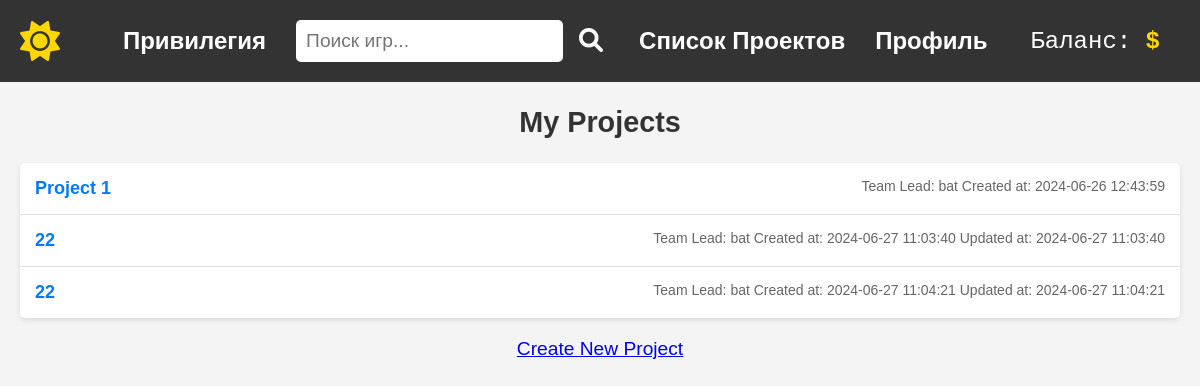
Page /projects/ (signed in) on the committed database.
### projects/models.py (models this page shows, shortened)
class Project(models.Model):
    title = models.CharField(max_length=255)
    description = models.TextField()
    project_manager = models.ForeignKey(User, related_name='project_manager', on_delete=models.CASCADE)
    team_lead = models.ForeignKey(User, related_name='team_lead', on_delete=models.SET_NULL, null=True, blank=True)
    created_at = models.DateTimeField(auto_now_add=True)
    updated_at = models.DateTimeField(null=True, blank=True)

### users/models.py (models this page shows)
class User(AbstractUser):
    subscription = models.ForeignKey(Subscription, on_delete=models.SET_NULL, null=True, blank=True)
    position = models.ForeignKey(Position, on_delete=models.SET_NULL, null=True, blank=True)

### projects/views.py (the view)
# urls.py: path('projects/', views.list_projects, name='list_projects'),
def list_projects(request):
    if request.user.is_authenticated:
        projects = Project.objects.filter(project_manager=request.user)
        return render(request, 'list_projects.html', {'projects': projects})
    else:
        return redirect('login')  # Перенаправление на страницу входа

### projects/templates/list_projects.html (shortened to what this page needs)
{% extends 'main/menu.html' %}
{% load static %}
{% block content %}
    <div class="project-container">
        <h2 class="project-heading">My Projects</h2>
        <ul class="project-list">
            {% for project in projects %}
            <li class="project-item">
                <div class="project-info">
                    <div class="project-title">
                        <a href="{% url 'details_project' project.id %}" class="project-link">{{ project.title }}</a>
                    </div>
                    <div class="project-details">
                        <span class="project-lead">Team Lead: {{ project.team_lead }}</span>
                        <span class="project-created">Created at: {{ project.created_at|date:"Y-m-d H:i:s" }}</span>
                        {% if project.updated_at %}
                        <span class="project-updated">Updated at: {{ project.updated_at|date:"Y-m-d H:i:s" }}</span>
                        {% endif %}
                    </div>
                </div>
            </li>
            {% endfor %}
        </ul>
        <a href="{% url 'create_project' %}" class="create-link">Create New Project</a>
    </div>
    <link rel="stylesheet" type="text/css" href="{% static 'list_project.css' %}">
{% endblock %}

### main/templates/main/menu.html (shortened to what this page needs)
{% load static %}
<!DOCTYPE html>
<html lang="en">
<head>
    <link rel="stylesheet" href="https://cdnjs.cloudflare.com/ajax/libs/font-awesome/6.0.0-beta3/css/all.min.css">
    <link rel="stylesheet" type="text/css" href="{% static 'css/menu.css' %}">
</head>
<body>
    {% block header %}
    <header>
        <nav>
            <div class="left-menu">
                <div class="icon-toggle" id="icon-toggle">
                    <i class="fas fa-sun" id="icon"></i>
                </div>
            </div>
            <div class="center-menu">
                <ul class="nav-menu">
                    <li><a href="/">Привилегия</a></li>
                    <li class="search-container">
                        <input type="text" id="search-box" placeholder="Поиск игр...">
                        <button id="search-button"><i class="fas fa-search"></i></button>
                    </li>
                    <li><a href="/projects/">Список Проектов</a></li>
                    <li class="profile-menu">
                        <a href="/profile/">Профиль</a>
                    </li>
                </ul>
            </div>
            <div class="right-menu">
                <div class="balance">
                    Баланс: <span> {{ user.balance }} $</span>
                </div>
            </div>
        </nav>
    </header>
    {% endblock %}
    <main>
        {% block content %}{% endblock %}
    </main>
</body>
</html>

### main/static/css/menu.css (style rules this page uses)
body { font-family: 'Arial', sans-serif; margin: 0; padding: 0; background-color: var(--background-color); color: var(--text-color); font-size: 1.2rem; }
:root { --background-color: #f4f4f4; --text-color: #333; --nav-background-color: #333; --nav-text-color: #fff; --balance-text-color: #ffd700; --icon-color: #ffd700; --input-background: #fff; --input-text-color: #333; }
header { background-color: var(--nav-background-color); color: var(--nav-text-color); padding: 20px 0; }
nav { display: flex; justify-content: space-between; align-items: center; max-width: 1200px; margin: 0 auto; padding: 0 20px; }
.left-menu { display: flex; align-items: center; }
.center-menu { flex-grow: 1; display: flex; justify-content: center; }
.nav-menu { list-style: none; margin: 0; padding: 0; display: flex; align-items: center; }
.nav-menu li { margin: 0 15px; position: relative; }
.nav-menu li a { color: var(--nav-text-color); text-decoration: none; font-weight: bold; font-size: 1.5rem; }
.search-container { display: flex; align-items: center; }
.nav-menu li input[type="text"] { padding: 10px; font-size: 1.2rem; border: none; border-radius: 5px; background-color: var(--input-background); color: var(--input-text-color); margin-right: 10px; }
.nav-menu li button { background: none; border: none; cursor: pointer; color: var(--nav-text-color); font-size: 1.5rem; }
.right-menu { display: flex; align-items: center; }
.balance { margin-right: 20px; font-size: 1.5rem; font-family: 'Courier New', Courier, monospace; }
.balance span { font-weight: bold; color: var(--balance-text-color); }
.icon-toggle { display: flex; align-items: center; cursor: pointer; margin-right: 20px; }
.icon-toggle i { font-size: 2.5rem; color: var(--icon-color); }

### projects/static/list_project.css (style rules this page uses)
.project-container { margin: 20px; }
.project-heading { color: #333; text-align: center; }
.project-list { list-style-type: none; padding: 0; margin: 20px 0; background-color: #fff; border-radius: 5px; box-shadow: 0 2px 5px rgba(0, 0, 0, 0.1); }
.project-item { padding: 15px; border-bottom: 1px solid #ddd; }
.project-item:last-child { border-bottom: none; }
.project-link { color: #007bff; text-decoration: none; }
.project-info { display: flex; justify-content: space-between; }
.project-title { font-size: 18px; font-weight: bold; }
.project-details { font-size: 14px; color: #666; }
.create-link { display: block; text-align: center; margin-top: 20px; }

### rows in the picture
Project: title "Project 1", team_lead "bat", created_at "2024-06-26 12:43:59"
Project: title "22", team_lead "bat", created_at "2024-06-27 11:03:40", updated_at "2024-06-27 11:03:40"
Project: title "22", team_lead "bat", created_at "2024-06-27 11:04:21", updated_at "2024-06-27 11:04:21"
